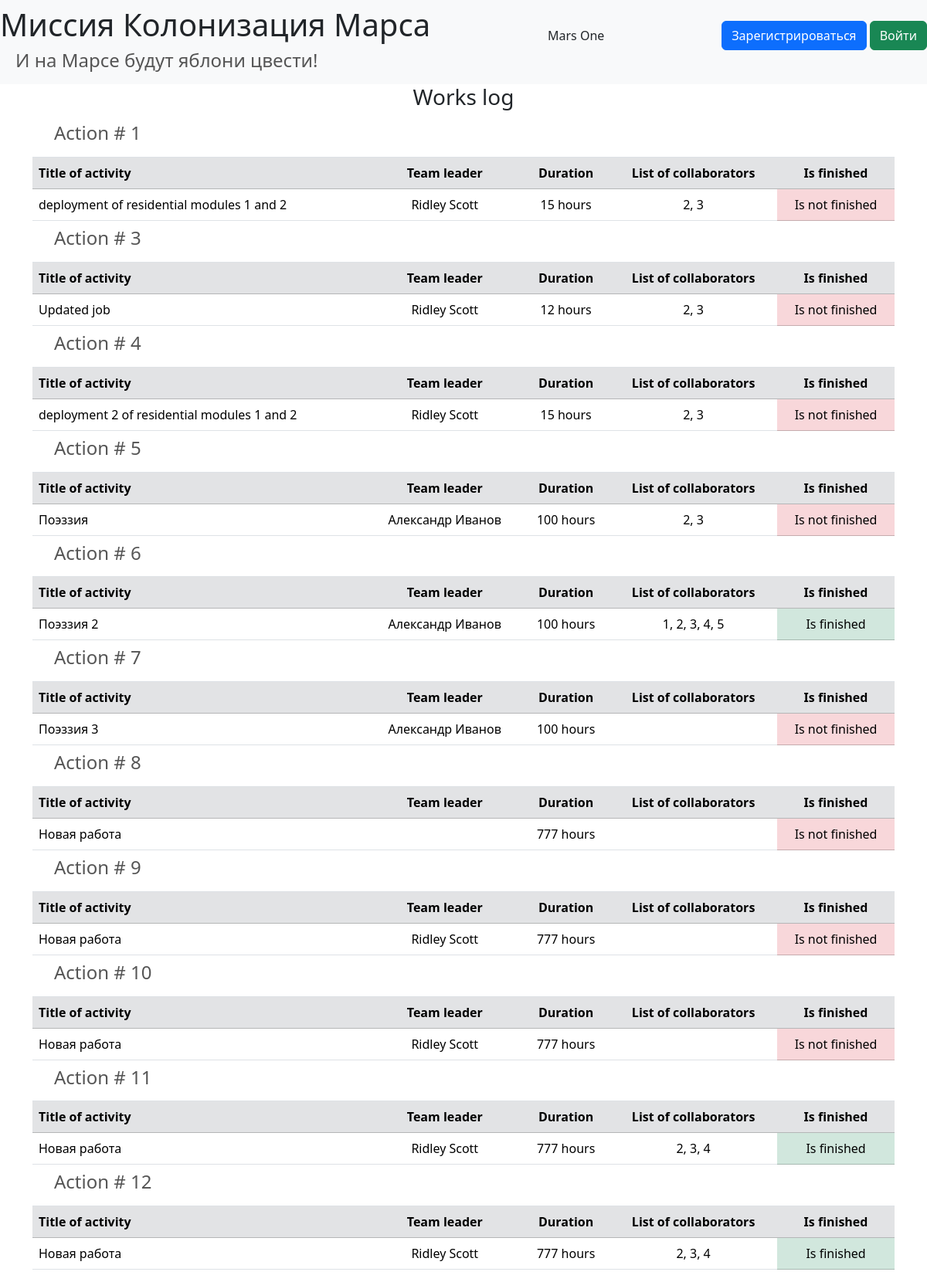
The page / on the database its author committed.
### data/jobs.py (models this page shows, shortened)
class Jobs(SqlAlchemyBase, SerializerMixin):
    from .users import User
    __tablename__ = 'jobs'
    id = sa.Column(sa.Integer, primary_key=True, autoincrement=True)
    team_leader = sa.Column(sa.Integer, sa.ForeignKey("users.id"), nullable=True)
    job = sa.Column(sa.String, nullable=True)
    work_size = sa.Column(sa.Integer, nullable=True)
    start_date = sa.Column(sa.Date, nullable=True)
    end_date = sa.Column(sa.Date, nullable=True)
    is_finished = sa.Column(sa.Boolean, nullable=True, default=False)
    price = sa.Column(sa.DECIMAL(2), nullable=True)
    team_leader_obj = orm.relationship(User,
                                       backref="jobs_team_leader")
    collaborators_objs = orm.relationship("User",
                                          secondary="jobs_user",
                                          backref="jobs_collaborator")
    @property
    def collaborators(self) -> str:
        return ', '.join(str(user.id) for user in self.collaborators_objs)

### data/users.py (models this page shows, shortened)
class User(SqlAlchemyBase, UserMixin, SerializerMixin):
    __tablename__ = 'users'
    id = sa.Column(sa.Integer, primary_key=True, autoincrement=True)
    surname = sa.Column(sa.String, nullable=True)
    name = sa.Column(sa.String, nullable=True)
    age = sa.Column(sa.Integer, nullable=True)
    position = sa.Column(sa.String, nullable=True)
    speciality = sa.Column(sa.String, nullable=True)
    address  = sa.Column(sa.String, nullable=True)
    email = sa.Column(sa.String, index=True, unique=True, nullable=True)
    hashed_password = sa.Column(sa.String, nullable=True)
    modified_date = sa.Column(sa.DateTime, default=datetime.datetime.now)
    @property
    def fullname(self) -> str:
        return f'{self.name} {self.surname}'

### main.py (the view)
@app.route('/')
def index():
    db_sess = db_session.create_session()
    jobs = db_sess.query(Jobs).all()
    params = {
        'title': 'Works log',
        'jobs': jobs
    }
    return render_template('index.html', **params)

### data/__db_session.py (called while the page is built)
def create_session() -> Session:
    return __factory()

### templates/index.html (shortened to what this page needs)
{% extends "base.html" %}
{% block content %}
    <h3 class="text-center">{{ title }}</h3>
    <table class="table">
        {% for job in jobs %}
            <div>
                <thead>
                    <tr>
                        <td colspan="5">
                            <h4>Action # {{ job.id }}</h4>
                        </td>
                    </tr>
                    <tr class="table-secondary">
                        <th>Title of activity</th>
                        <th class="text-center">Team leader</th>
                        <th class="text-center">Duration</th>
                        <th class="text-center">List of collaborators</th>
                        <th class="text-center">Is finished</th>
                    </tr>
                </thead>
                <tbody>
                    <tr>
                        <td>{{ job.job }}</td>
                        <td class="text-center">{{ job.team_leader_obj.fullname }}</td>
                        <td class="text-center">{{ job.work_size }} hours</td>
                        <td class="text-center">{{ job.collaborators }}</td>
                        {% if job.is_finished %}
                            <td class="table-success text-center">Is finished</td>
                        {% else %}
                            <td class="table-danger text-center">Is not finished</td>
                        {% endif %}
                    </tr>
                </tbody>
            </div>
        {% endfor %}
    </table>
{% endblock %}

### templates/base.html (shortened to what this page needs)
<!doctype html>
<html lang="en">
<head>
    <link href="https://cdn.jsdelivr.net/npm/bootstrap@5.3.5/dist/css/bootstrap.min.css" rel="stylesheet">
    <link rel="stylesheet"
          href="{{ url_for('static', filename='css/style.css') }}">
</head>
<body>
<header>
    <nav class="navbar navbar-light bg-light">
        <div>
            <h1 class="d-block" href="#">
                <a href="/" class="text-reset text-decoration-none">Миссия Колонизация Марса</a>
            </h1>
            <h4 class="d-block">И на Марсе будут яблони цвести!</h4>
        </div>
        <p class="d-flex">Mars One</p>
        {% if current_user.is_authenticated %}
            <a class="navbar-brand" href="/logout">{{ current_user.name }}</a>
        {% else %}
            <p>
                <a class="btn btn-primary" href="/register">Зарегистрироваться</a>
                <a class="btn btn-success" href="/login">Войти</a>
            </p>
        {% endif %}
    </nav>
</header>
<main role="main" class="container">
    {% block content %}{% endblock %}
</main>
</body>
</html>

### static/css/style.css (style rules this page uses)
h4 { padding-left: 20px; color: #555555; }

### rows shown on the page
Jobs: id "1", job "deployment of residential modules 1 and 2", team_leader_obj.fullname "Ridley Scott", work_size "15", collaborators "2, 3", is_finished "Is not finished"
Jobs: id "3", job "Updated job", team_leader_obj.fullname "Ridley Scott", work_size "12", collaborators "2, 3", is_finished "Is not finished"
Jobs: id "4", job "deployment 2 of residential modules 1 and 2", team_leader_obj.fullname "Ridley Scott", work_size "15", collaborators "2, 3", is_finished "Is not finished"
Jobs: id "5", job "Поэззия", team_leader_obj.fullname "Александр Иванов", work_size "100", collaborators "2, 3", is_finished "Is not finished"
Jobs: id "6", job "Поэззия 2", team_leader_obj.fullname "Александр Иванов", work_size "100", collaborators "1, 2, 3, 4, 5", is_finished "Is finished"
Jobs: id "7", job "Поэззия 3", team_leader_obj.fullname "Александр Иванов", work_size "100", is_finished "Is not finished"
Jobs: id "8", job "Новая работа", work_size "777", is_finished "Is not finished"
Jobs: id "9", job "Новая работа", team_leader_obj.fullname "Ridley Scott", work_size "777", is_finished "Is not finished"
Jobs: id "10", job "Новая работа", team_leader_obj.fullname "Ridley Scott", work_size "777", is_finished "Is not finished"
Jobs: id "11", job "Новая работа", team_leader_obj.fullname "Ridley Scott", work_size "777", collaborators "2, 3, 4", is_finished "Is finished"
Jobs: id "12", job "Новая работа", team_leader_obj.fullname "Ridley Scott", work_size "777", collaborators "2, 3, 4", is_finished "Is finished"

### other values the page prints
{{ title }} "Works log"
